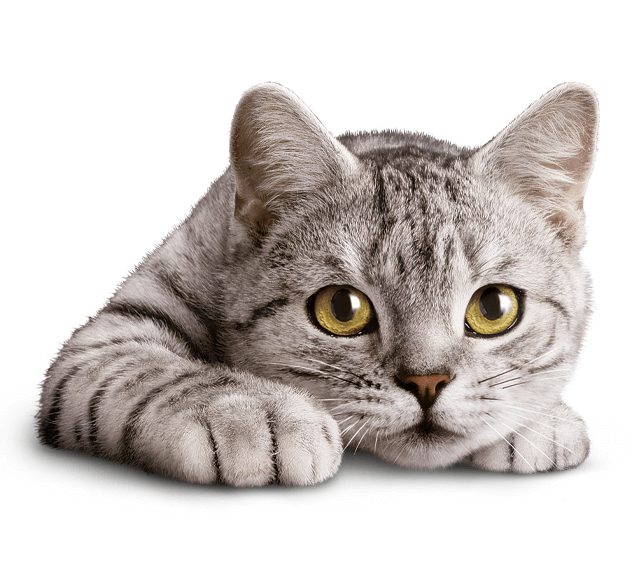
#> input picture 7. Computer Vision/Kenar Tespiti Uygulamaları/test.png, 640 x 576 px
$ python Canny.py
#> lines starting #> are read from the running program, lines starting #| are printed output that depends on the picture; after the words box and inside, x2 and y2 are one past the last pixel; in counts of white or black regions, pixels touching at a corner belong together
import cv2

gorsel = cv2.imread("test.png")
#> gorsel is the input picture: shape (576, 640, 3); mean B, G, R 199, 201.9, 207.8
canny = cv2.Canny(gorsel, 200, 500)
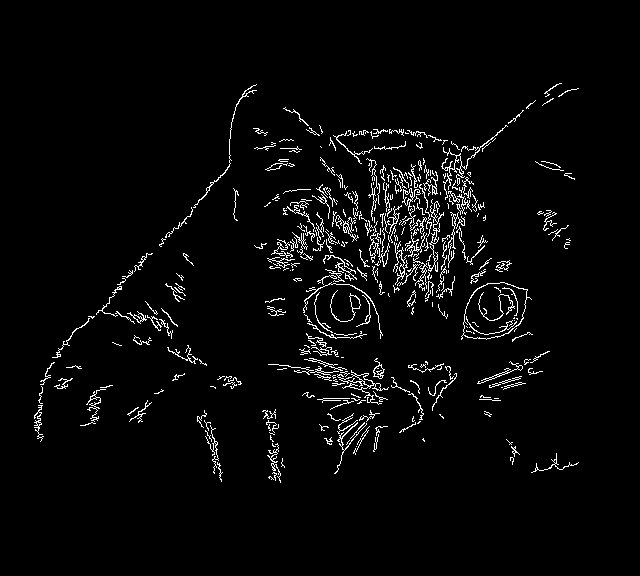
#> canny: shape (576, 640); 3.3% white in thin lines or dots, all inside (x1, y1, x2, y2) = (34, 83, 579, 483)

cv2.imshow("Normal Gorsel",gorsel)
cv2.imshow("Laplacian Uygulanmis Gorsel",canny)

cv2.waitKey(0)
cv2.destroyAllWindows()
